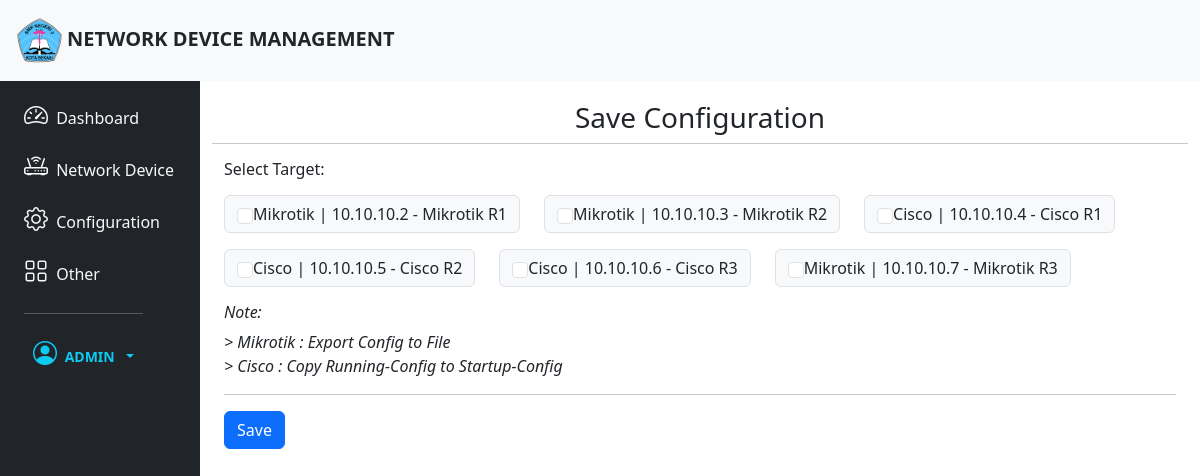
The app's page /saveconfig/ (signed in), older data.
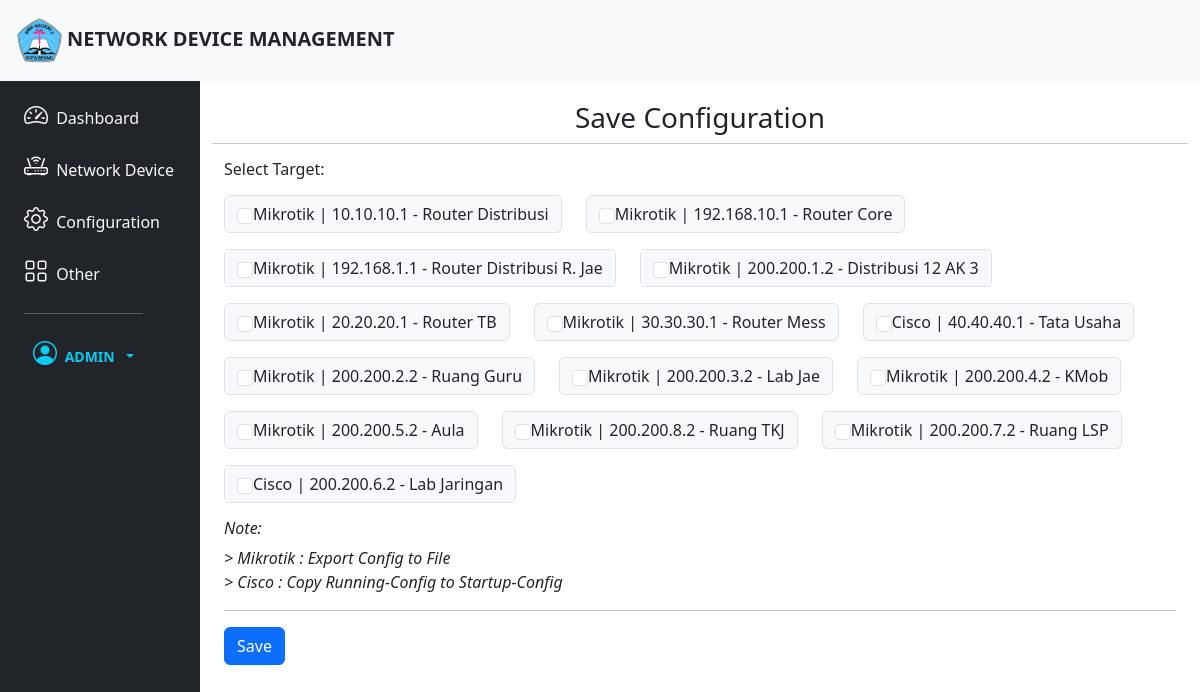
The same page, newer data.
### NetworkManager/models.py (models this page shows, shortened)
class Device(models.Model):
    IP_address = models.CharField(max_length=255)
    hostname = models.CharField(max_length=255)
    username = models.CharField(max_length=255)
    password = models.CharField(max_length=255, blank=True)
    SSH_port = models.IntegerField(default=22)
    CHOOSE_VENDOR= (
        ('mikrotik', 'Mikrotik'),
        ('cisco', 'Cisco')
    )
    vendor = models.CharField(max_length=255, choices= CHOOSE_VENDOR, blank=True)
    TYPE_CHOICES = (
        ('router', 'Router'),
        ('switch', 'Switch')
    )
    device_type = models.CharField(max_length=255, choices=TYPE_CHOICES, blank=True)

### NetworkManager/views.py (the view)
# urls.py: path('saveconfig/',views.saveconfig, name = 'saveconfig')
@login_required
def saveconfig(request):
    timenow = datetime.today().strftime("%d-%m-%Y,%H:%M:%S")
    if request.method == 'POST':
        result = []
        selected_device_id = request.POST.getlist('device')
        for x in selected_device_id:
            dev = get_object_or_404(Device, pk=x)
            ssh_client = paramiko.SSHClient()
            ssh_client.set_missing_host_key_policy(paramiko.AutoAddPolicy())
            ssh_client.connect(hostname=dev.IP_address, username=dev.username, password=dev.password, port=dev.SSH_port)
            try:
                if dev.vendor.lower() == 'mikrotik':
                    stdin, stdout, stderr = ssh_client.exec_command("export file= Backup-" + timenow)
                    stdin, stdout, stderr = ssh_client.exec_command("file print")
                    result.append("Result on {}".format(dev.IP_address))
                    result.append(stdout.read().decode())
                else:
                    conn = ssh_client.invoke_shell()
                    conn.send("terminal length 0\n")
                    result.append("Result on {}".format(dev.IP_address))
                    conn.send("copy running-config startup-config \n\n\n")
                    time.sleep(5)
                    output = conn.recv(65535)
                    result.append (output.decode())
                log = Log(target=dev.IP_address + " ( " +dev.hostname+" ) ", action="Save Config", status="Success", time=datetime.now(), message="Complete - No Error")
                log.save()
            except Exception as Exc:
                log = Log(target=dev.IP_address + " ( " +dev.hostname+" ) " , action="Save Config", status="Error", time=datetime.now(), message=Exc)
                log.save()
        result = "\n".join(result)
        return render(request,'verifyResult.html',{"result":result})
    else:
        devices = Device.objects.all()
        context = {
            'devices': devices,
        }
        return render(request, 'saveconfig.html', context)

### templates/saveconfig.html (shortened to what this page needs)
{% extends 'base.html' %}
{% block content %}
<div class="col py-1">
    <div class="container ">
        <div class="row">
            <h3 class="text-center mt-3">Save Configuration</h3>
            <hr>
            <h6 class="mb-3">Select Target:</h6>
            <form method="POST">
            <div class="row">
                {% for device in devices %}
                <div class="col-auto">
                    <div class="input-group mb-3">
                        <div class="input-group-prepend">
                            <div class="input-group-text text-capitalize">
                                <input class="form-check-input" type="checkbox" name="device" value="{{ device.id }}"> {{device.vendor}} | {{device.IP_address}} - {{device.hostname}}
                            </div>
                        </div>
                    </div>
                </div>
                {% endfor %}
            </div>
            <h6 class="fst-italic">Note:</h6>
            <i>> Mikrotik : Export Config to File</i><br>
            <i>> Cisco : Copy Running-Config to Startup-Config</i>
                <hr>
                <button type="submit" class="btn btn-primary">Save</button>
            </form>
        </div>
    </div>
</div>
{% endblock content %}

Row changes from the older to the newer data that the page shows:
removed Device: vendor "Mikrotik", IP_address "10.10.10.2", hostname "Mikrotik R1"
removed Device: vendor "Mikrotik", IP_address "10.10.10.3", hostname "Mikrotik R2"
removed Device: vendor "Cisco", IP_address "10.10.10.4", hostname "Cisco R1"
removed Device: vendor "Cisco", IP_address "10.10.10.5", hostname "Cisco R2"
removed Device: vendor "Cisco", IP_address "10.10.10.6", hostname "Cisco R3"
removed Device: vendor "Mikrotik", IP_address "10.10.10.7", hostname "Mikrotik R3"
added Device: vendor "Mikrotik", IP_address "10.10.10.1", hostname "Router Distribusi"
added Device: vendor "Mikrotik", IP_address "192.168.10.1", hostname "Router Core"
added Device: vendor "Mikrotik", IP_address "192.168.1.1", hostname "Router Distribusi R. Jae"
added Device: vendor "Mikrotik", IP_address "200.200.1.2", hostname "Distribusi 12 AK 3"
added Device: vendor "Mikrotik", IP_address "20.20.20.1", hostname "Router TB"
added Device: vendor "Mikrotik", IP_address "30.30.30.1", hostname "Router Mess"
added Device: vendor "Cisco", IP_address "40.40.40.1", hostname "Tata Usaha"
added Device: vendor "Mikrotik", IP_address "200.200.2.2", hostname "Ruang Guru"
added Device: vendor "Mikrotik", IP_address "200.200.3.2", hostname "Lab Jae"
added Device: vendor "Mikrotik", IP_address "200.200.4.2", hostname "KMob"
added Device: vendor "Mikrotik", IP_address "200.200.5.2", hostname "Aula"
added Device: vendor "Mikrotik", IP_address "200.200.8.2", hostname "Ruang TKJ"
added Device: vendor "Mikrotik", IP_address "200.200.7.2", hostname "Ruang LSP"
added Device: vendor "Cisco", IP_address "200.200.6.2", hostname "Lab Jaringan"
